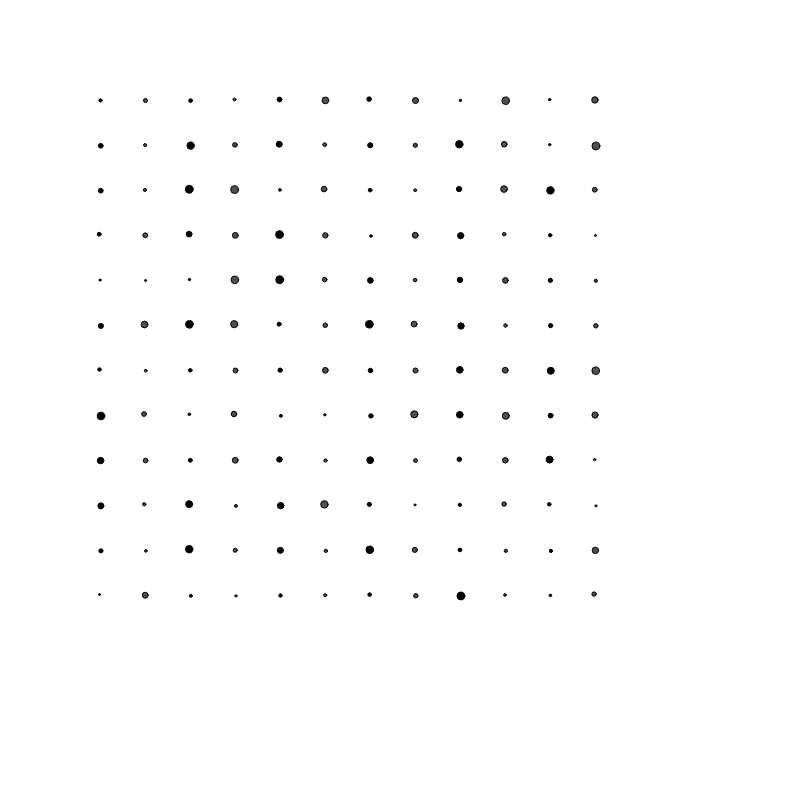
Frame 1 (no input)
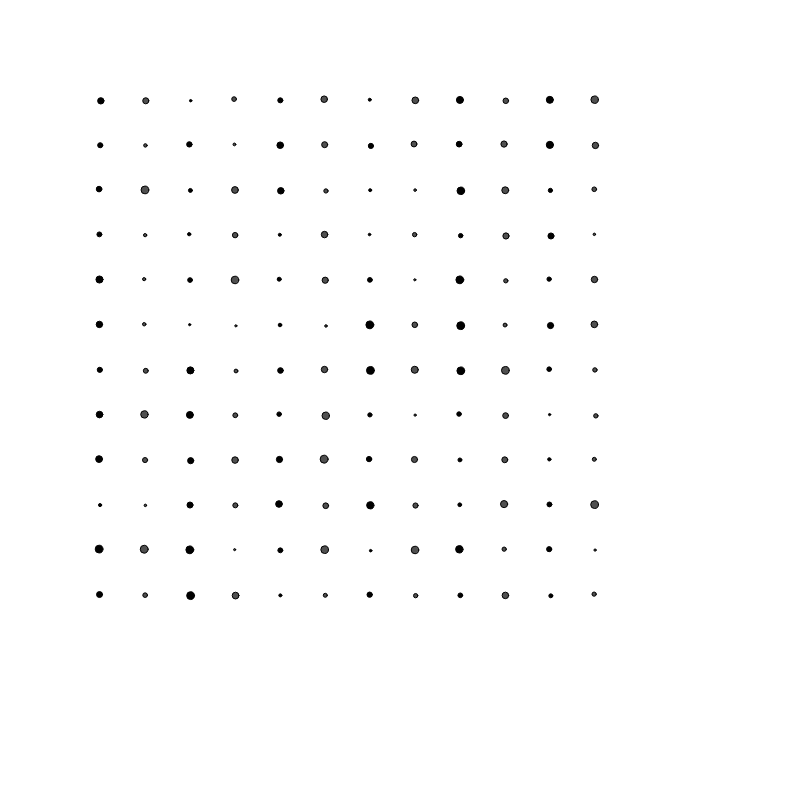
Frame 60 (no input)
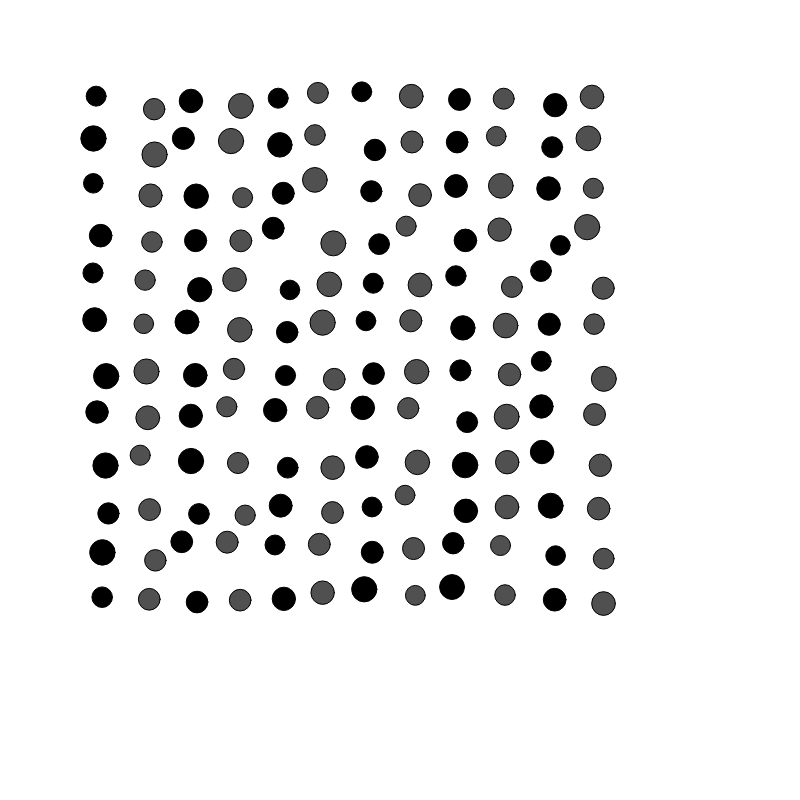
Frame 120 (the mouse pressed at the canvas centre since frame 60)

The p5.js sketch that drew these frames (run headless with seeded random() and noise() and a simulated clock; from frame 60 on, the mouse is pressed at the canvas centre):

// p5.js sketch
// ── sketch.js
let cantidad = 12;
let espacio = 45;
let tamano;
let velocidad;

function setup() {
  createCanvas(800, 800);
}

function draw() {
  background(300);

                            //Input
  tamano = map(mouseX, 0, width, 5, 40);
   velocidad = map(mouseY, 0, height, 1, 20);
  
                           //Loop
  
  for (let y = 0; y < cantidad; y++) {

    for (let x = 0; x < cantidad; x++) {

                        //Posición
      
      let posX = x * espacio + 100;
      let posY = y * espacio + 100;

                       //Movimiento
      
      let mover = random(-velocidad, velocidad);

                        //Condicional n1
      
      if (x % 2 == 0) {
        fill(0);
      }

      
    
                        //Condicional n2
      
      if (x % 2 != 0) {
        fill(80);
      }

                        //Funcion propia
      dibujarCirculo(posX + mover, posY + mover, tamano);
    }
  }
}


                         //Funcion

function dibujarCirculo(x, y, t) {

  let ruido = random(-3, 3);

  ellipse(x, y, t + ruido);
}
